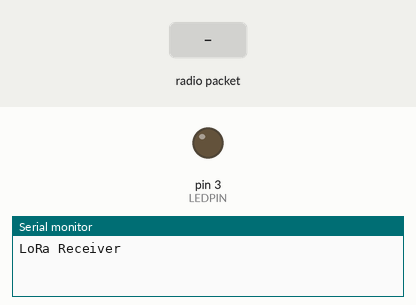
A sketch run on a simulated Arduino Uno, built with avr-gcc and run on an emulated ATmega328P. Shown: output pins drawn as LEDs (lit = HIGH), the last lines printed to the serial monitor. The test bench sets the inputs (shaded band). No radio packets arrive unless stated.

Above: at 1.2 s.
1.3 s: radio packet "1" arrives
At 1.55 s:
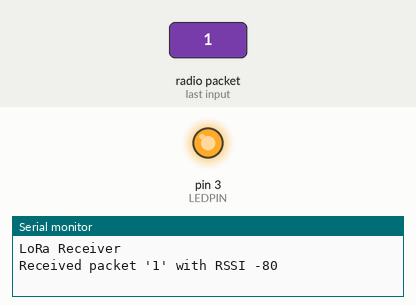
Timing chart, 0 to 4.3 s (numbered marks = the images above; inputs shaded):
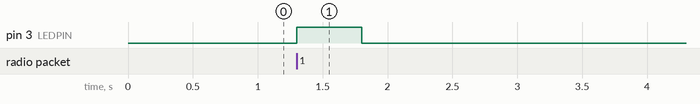

The sketch:

Lora_receiver.ino
```cpp
#include <SPI.h>
#include <LoRa.h>

unsigned long temps;
const int LEDPIN = 3;


void setup() {
  pinMode(LEDPIN, OUTPUT);
  digitalWrite(LEDPIN, LOW);

  Serial.begin(9600);
  while (!Serial);

  Serial.println("LoRa Receiver");

  if (!LoRa.begin(868E6)) {
    Serial.println("Starting LoRa failed!");
    while (1);
  }
}


void loop() {
  // try to parse packet
  int packetSize = LoRa.parsePacket();

  if (packetSize) {
    digitalWrite(LEDPIN, HIGH);
    temps = millis();
    // received a packet
    Serial.print("Received packet '");

    // read packet
    while (LoRa.available()) {
      Serial.print((char)LoRa.read());
    }

    // print RSSI of packet
    Serial.print("' with RSSI ");
    Serial.println(LoRa.packetRssi());
  }
  else
  {
    if ((millis() - temps) >= 500) {
      digitalWrite(LEDPIN, LOW);
    }
  }
}
```

Measured:
- after the input at 1.3 s, pin 3 (LEDPIN): LOW → HIGH at once, → LOW 0.50 s later
